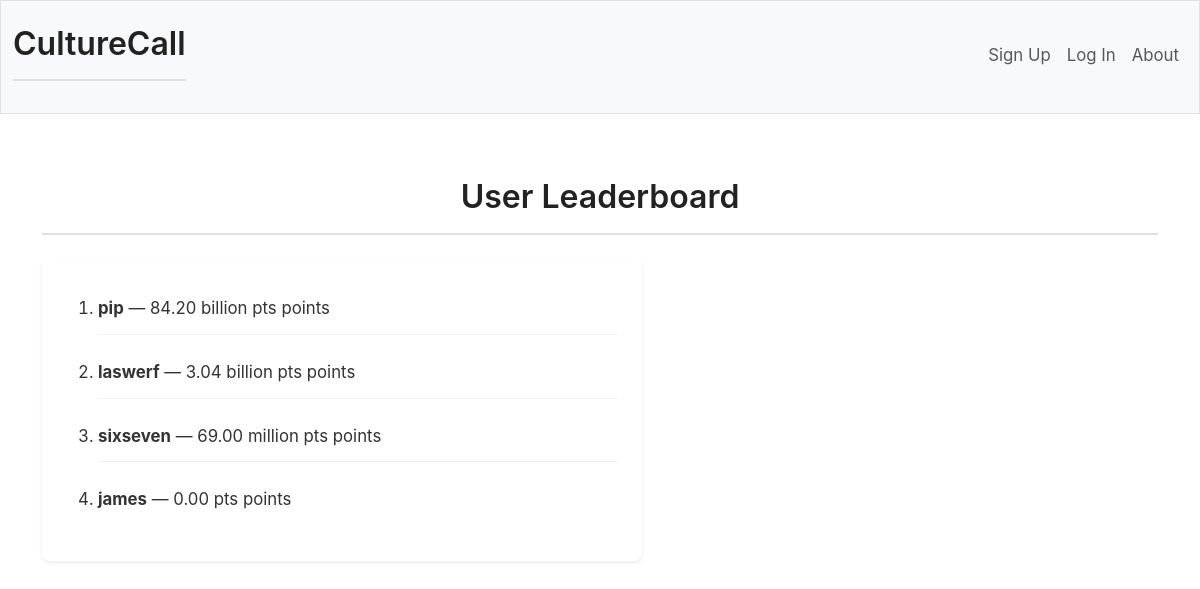
The page /leaderboard on the database as committed earlier.
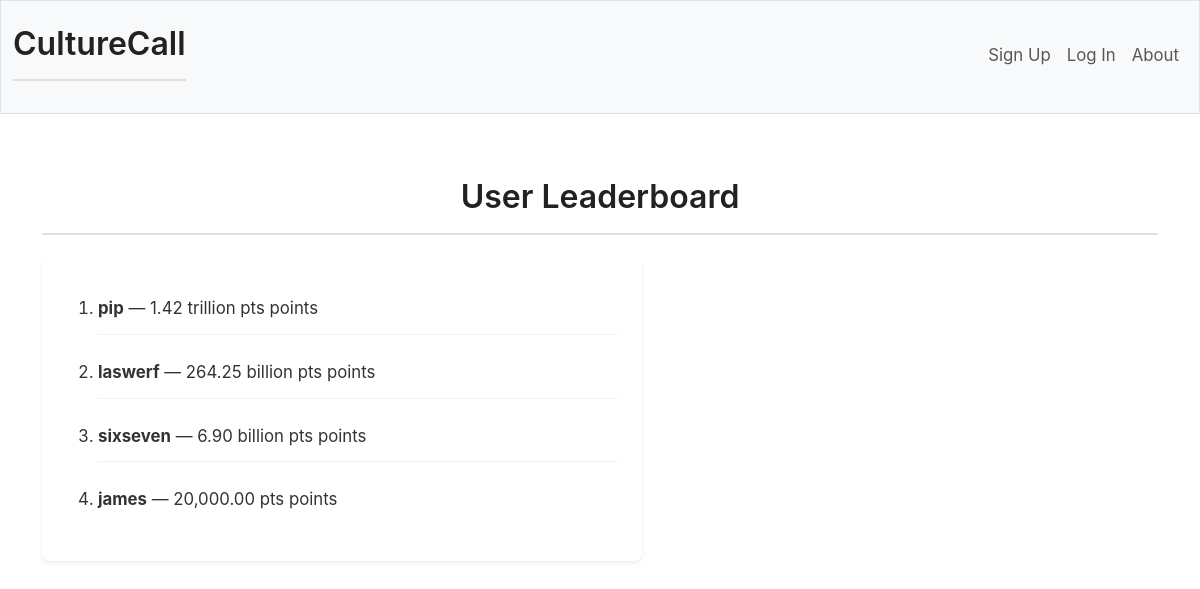
The same page on the database as committed later.
### tables this page shows
CREATE TABLE users (
    id INTEGER PRIMARY KEY AUTOINCREMENT NOT NULL,
    username TEXT UNIQUE NOT NULL,
    hash TEXT NOT NULL,
    points NUMERIC NOT NULL DEFAULT 10000.00
);

### app.py (the view)
@app.route("/leaderboard")
def leader():
    userRanks = db.execute("SELECT * FROM users ORDER BY points DESC LIMIT 20") # no need to join market values as those can be easily configured to *look* incredibly large
    return render_template("leaderboard.html", userRanks=userRanks, pts=pts)

### app.py (called while the page is built)
@app.after_request
def after_request(response):
    response.headers["Cache-Control"] = "no-cache, no-store, must-revalidate"
    response.headers["Expires"] = 0
    response.headers["Pragma"] = "no-cache"
    return response

### helpers.py (called while the page is built)
def pts(value):
    value = float(value)
    if abs(value) >= 1_000_000_000_000:
        return f"{value / 1_000_000_000_000:.2f} trillion pts"
    elif abs(value) >= 1_000_000_000:
        return f"{value / 1_000_000_000:.2f} billion pts"
    elif abs(value) >= 1_000_000:
        return f"{value / 1_000_000:.2f} million pts"
    else:
        return f"{value:,.2f} pts"

### templates/leaderboard.html (shortened to what this page needs)
{% extends "layout.html" %}
{% block main %}
    <h1>User Leaderboard</h1>
    <div class="leaderboard-container">
        <ol>
        {% for user in userRanks %}
            <li class="leaderUser"><strong>{{ user["username"] }}</strong> — {{ pts(user["points"]) }} points</li>
        {% endfor %}
        </ol>
    </div>
{% endblock %}

Rows that differ between the two databases and show on the page:
changed users "pip": points "84.20 billion pts" → "1.42 trillion pts"
changed users "laswerf": points "3.04 billion pts" → "264.25 billion pts"
changed users "sixseven": points "69.00 million pts" → "6.90 billion pts"
changed users "james": points "0.00 pts" → "20,000.00 pts"
